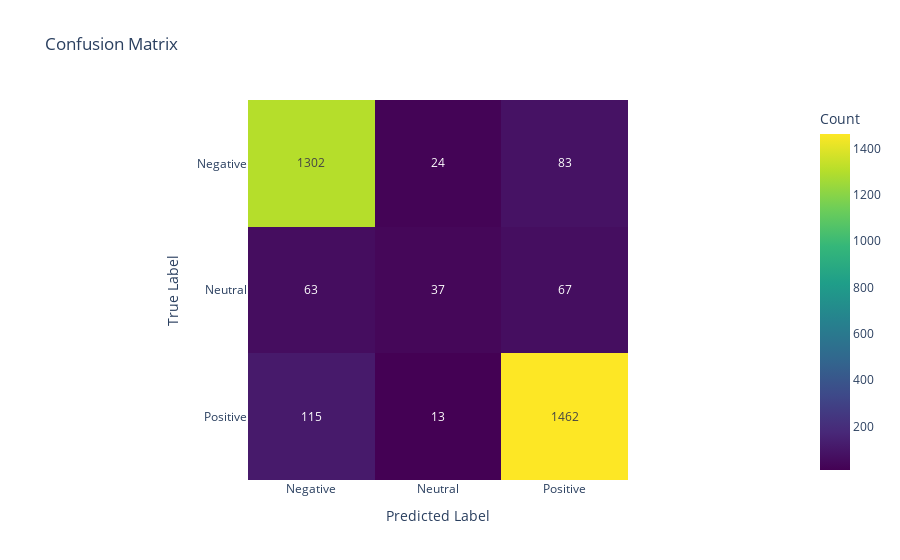

Here is the notebook cell this chart was saved with:
### Code cell
# Calculate the confusion matrix
cm = confusion_matrix(y_true, y_pred)

# Define the labels
labels = ["Negative", "Neutral", "Positive"]

# Create a DataFrame for the confusion matrix
cm_df = pd.DataFrame(cm, index=labels, columns=labels)

# Create the heatmap using Plotly Express
fig = px.imshow(cm_df, text_auto=True, aspect="equal",
                color_continuous_scale="Viridis",
                labels=dict(x="Predicted", y="True", color="Count"),
                title="Confusion Matrix")

# Update layout for better readability
fig.update_layout(
    xaxis_title="Predicted Label",
    yaxis_title="True Label"
)

# Save the figure as an HTML file
fig.write_html("confusion_matrix.html")

fig.show()

### Figure 1 — Plotly figure (JSON) as saved in the notebook; plotly's stock layout.template omitted (floating-point values rounded to 4 significant figures)
{"data": [{"coloraxis": "coloraxis", "hovertemplate": "Predicted: %{x}<br>True: %{y}<br>Count: %{z}<extra></extra>", "name": "0", "texttemplate": "%{z}", "type": "heatmap", "x": ["Negative", "Neutral", "Positive"], "xaxis": "x", "y": ["Negative", "Neutral", "Positive"], "yaxis": "y", "z": [[1302, 24, 83], [63, 37, 67], [115, 13, 1462]]}], "layout": {"coloraxis": {"colorbar": {"title": {"text": "Count"}}, "colorscale": [[0, "#440154"], [0.1111, "#482878"], [0.2222, "#3e4989"], [0.3333, "#31688e"], [0.4444, "#26828e"], [0.5556, "#1f9e89"], [0.6667, "#35b779"], [0.7778, "#6ece58"], [0.8889, "#b5de2b"], [1, "#fde725"]]}, "title": {"text": "Confusion Matrix"}, "xaxis": {"anchor": "y", "constrain": "domain", "domain": [0, 1], "scaleanchor": "y", "title": {"text": "Predicted Label"}}, "yaxis": {"anchor": "x", "autorange": "reversed", "constrain": "domain", "domain": [0, 1], "title": {"text": "True Label"}}}}
